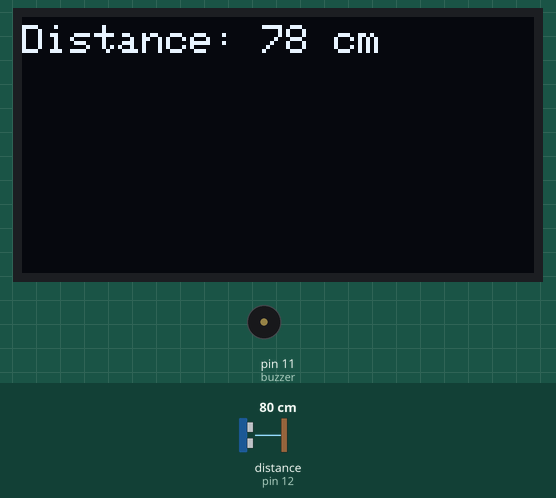
A sketch run on a simulated Arduino Uno, built with avr-gcc and run on an emulated ATmega328P. On the bench: 128×64 one-colour display, buzzer (waves = sounding). Wiring (from diagram.json): ultrasonic range finder: trigger pin 13; echo pin 12. The inputs (shaded band) are chosen by the test bench; at power-on: distance to the obstacle (sensor on pin 12) 80 cm. The echo pulse lasts 58.3 µs per cm; what the sketch prints to the serial monitor is not drawn.

Above: at 1.12 s.
1.3 s: distance to the obstacle (sensor on pin 12) set to 4 cm
2.9 s: distance to the obstacle (sensor on pin 12) set to 35 cm
At 3.6 s:
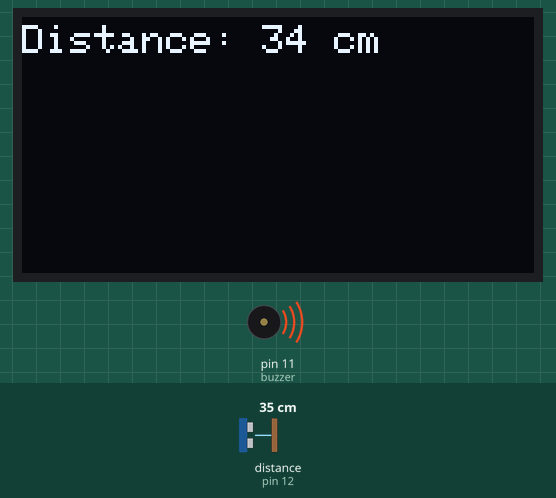
4.4 s: distance to the obstacle (sensor on pin 12) set to 9 cm
At 5.2 s:
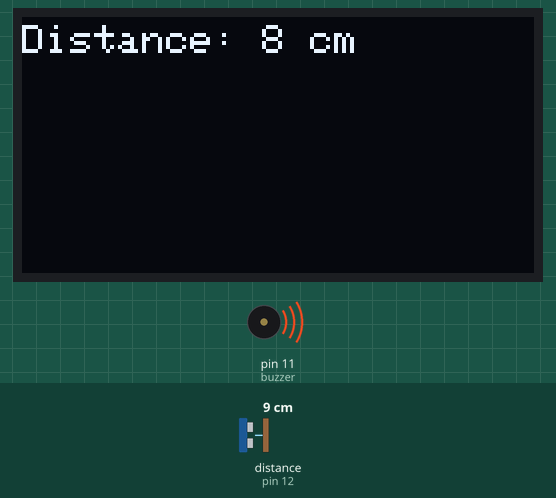
Timing chart, 0 to 11.9 s (numbered marks = the images above; inputs shaded):
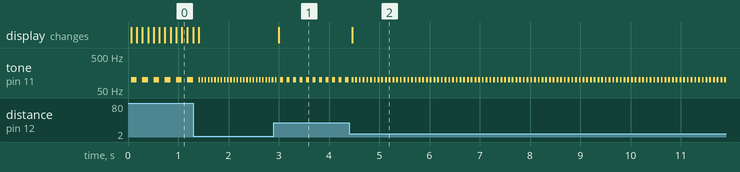

Measured:
- after the input at 1.3 s, tone on pin 11 (buzzer): alternates 100 Hz for 0.03 s and silent for 0.03 s, starting after 0.13 s
- after the input at 2.9 s, tone on pin 11 (buzzer): alternates 100 Hz for 0.06 s and silent for 0.06 s, starting after 0.13 s; the display: changes after 0.10 s (image 1)
- after the input at 4.4 s, tone on pin 11 (buzzer): alternates 100 Hz for 0.04 s and silent for 0.04 s, starting after 0.13 s; the display: changes after 0.06 s (image 2)
- by itself, tone on pin 11 (buzzer): alternates 100 Hz for 0.11 s and silent for 0.11 s

The sketch:

sketch.ino
```cpp
#include <Adafruit_GFX.h>
#include <Adafruit_SSD1306.h>

#define SCREEN_WIDTH 128
#define SCREEN_HEIGHT 64

#define ECHO 12
#define TRIG 13

Adafruit_SSD1306 oled(SCREEN_WIDTH, SCREEN_HEIGHT, &Wire, -1);

int buzzer = 11;
bool is_beep = false;

void setup() {
  Serial.begin(115200);

  pinMode(ECHO, INPUT);
  pinMode(TRIG, OUTPUT);
  pinMode(buzzer, OUTPUT);

  if (!oled.begin(SSD1306_SWITCHCAPVCC, 0x3C)) {
    Serial.println(F("Failed to start SSD1306 OLED"));
    while(true);
  }
  oled.setTextSize(1);
  oled.setTextColor(WHITE);
}

void loop() {
  digitalWrite(TRIG, LOW);
  delayMicroseconds(2);
  digitalWrite(TRIG, HIGH);
  delayMicroseconds(10);
  digitalWrite(TRIG, LOW);

  int time = pulseIn(ECHO, HIGH);
  int distance = time * 0.034 / 2;

  Serial.print("Distance: ");
  Serial.print(distance);
  Serial.println(" cm");

  oled.clearDisplay();
  oled.setCursor(0, 2);

  oled.print("Distance: ");
  oled.print(distance);
  oled.println(" cm");
  oled.display();

  if (is_beep == true) {
    is_beep = false;
    noTone(buzzer);
  } else {
    is_beep = true;
    if (distance < 150) {
      tone(buzzer, 100, 1000);
    } else {
      tone(buzzer, 500, 1000);
    }
  }

  delay(distance);
}
```
